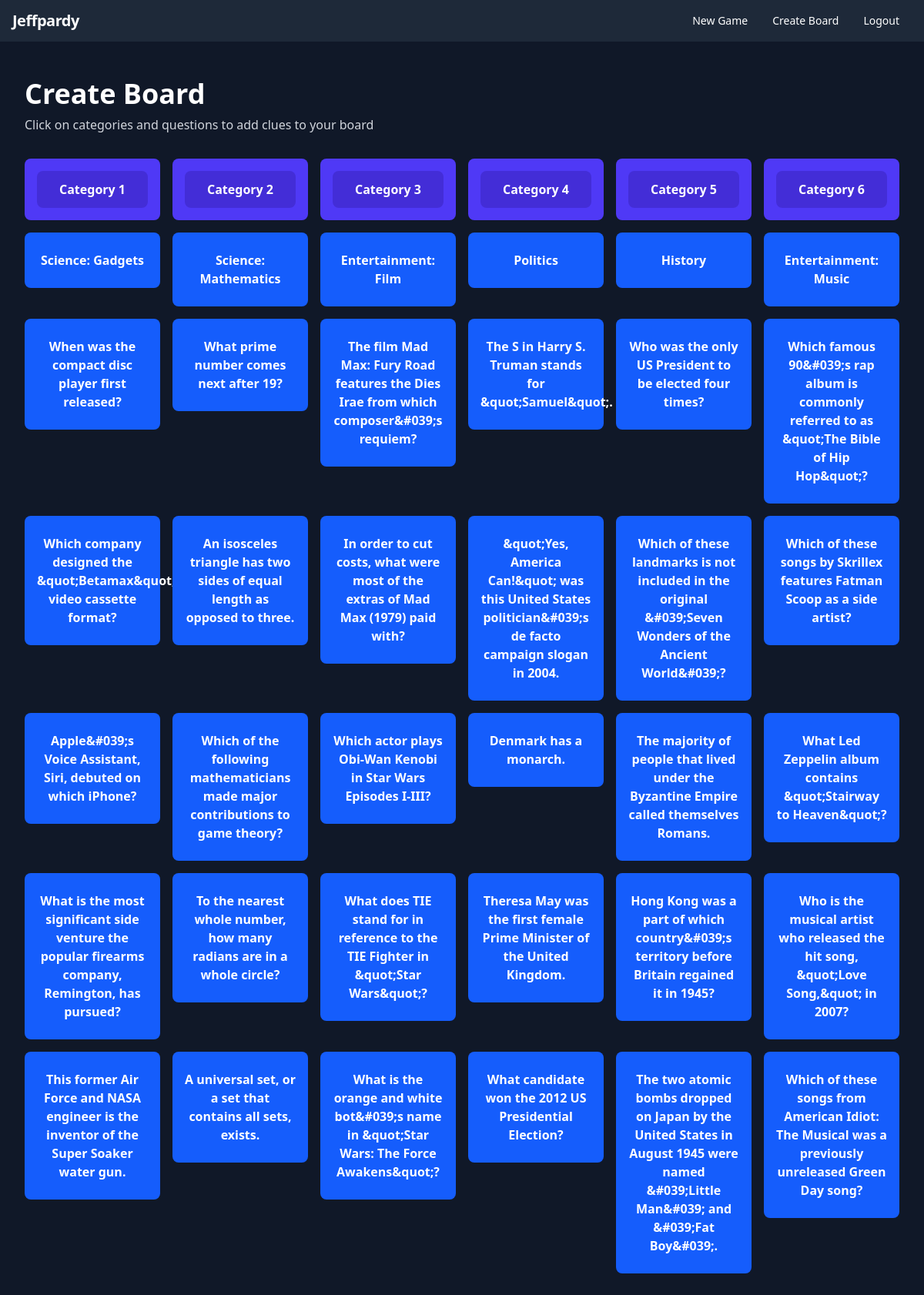
Page /create/1780414456246 on the committed database.
### tables this page shows
CREATE TABLE board (
                    title           TEXT        NOT NULL,
                    row             INTEGER     NOT NULL,
                    column          INTEGER     NOT NULL,
                    quest_cat       TEXT        NOT NULL,
                    answer          TEXT,
                    wrong1          TEXT,
                    wrong2          TEXT,
                    wrong3          TEXT,
                    point_value     INTEGER,
                    chosen          INTEGER     NOT NULL
                );

### __init__.py (the view)
@app.route("/create/<string:board>", methods=["GET", "POST"])
def create(board):
    board_text = data.get_board_text(board)
    return render_template("create.html", board_text = board_text, board = board)

### data.py (called while the page is built)
def get_board_text(title):
    db = sqlite3.connect(DB_FILE)
    c = db.cursor()
    board_text = []
    for row in range(6):
        board_text.append(c.execute(
                             'SELECT quest_cat FROM board WHERE (title, row) = (?, ?)',
                             (title, row,)
                         ).fetchall()
                     )
    board_text = clean_list_2d(board_text)
    return board_text

def clean_list(raw_output):
    clean_output = []
    for lst in raw_output:
        for item in lst:
            if str(item) != 'None' and item != "":
                clean_output += [item]
    return clean_output

def clean_list_2d(raw_output):
    clean_output = []
    for lst in raw_output:
        clean_output += [clean_list(lst)]
    return clean_output

### templates/create.html (shortened to what this page needs)
<!doctype html>
<html class="h-full bg-gray-900">
  <head>
    <script src="https://cdn.jsdelivr.net/npm/@tailwindcss/browser@4"></script>
  </head>
  <body class="h-full">
    <nav
      class="bg-gray-800 text-white py-3 px-4 flex items-center justify-between"
    >
      <a class="font-bold text-xl tracking-tight" href="/home">Jeffpardy</a>
      <div class="flex items-center">
        <a
          class="text-sm px-4 py-2 leading-none rounded-full hover:bg-gray-700"
          href="/find_or_create_room"
          >New Game</a
        >
        <a
          class="text-sm px-4 py-2 leading-none rounded-full hover:bg-gray-700"
          href="/create_board"
          >Create Board</a
        >
        <a
          class="text-sm px-4 py-2 leading-none rounded-full hover:bg-gray-700"
          href="/logout"
          >Logout</a
        >
      </div>
    </nav>
    <div class="min-h-screen bg-gray-900 py-12 px-4 sm:px-6 lg:px-8">
      <div class="max-w-7xl mx-auto">
        <h1 class="text-4xl font-bold text-white mb-2">Create Board</h1>
        <p class="text-gray-300 mb-8">
          Click on categories and questions to add clues to your board
        </p>
        <div class="grid grid-cols-6 gap-4">
          {% for col in range(6) %}
          <div class="bg-indigo-600 rounded-lg p-4">
            <button
              class="w-full bg-indigo-700 hover:bg-indigo-600 text-white font-bold py-3 px-2 rounded-lg text-center transition duration-200"
            >
              Category {{ col + 1 }}
            </button>
          </div>
          {% endfor %}
          {% for row in range(6) %} {% for column in range(6) %}
          <div>
            <a
              href="{{ url_for('edit', board = board, row = row, column = column) }}"
            >
              <button
                type="button"
                class="w-full bg-blue-600 hover:bg-blue-500 text-white font-bold py-6 px-4 rounded-lg transition duration-200 text-center"
              >
                {{ board_text[row][column] }}
              </button>
            </a>
          </div>
          {% endfor %} {% endfor %}
        </div>
      </div>
    </div>
  </body>
</html>

### rows in the picture
board: quest_cat "Science: Gadgets"
board: quest_cat "Science: Mathematics"
board: quest_cat "Entertainment: Film"
board: quest_cat "Politics"
board: quest_cat "History"
board: quest_cat "Entertainment: Music"
board: quest_cat "When was the compact disc player first released?"
board: quest_cat "What prime number comes next after 19?"
board: quest_cat "The film Mad Max: Fury Road features the Dies Irae from which composer&#039;s requiem?"
board: quest_cat "The S in Harry S. Truman stands for &quot;Samuel&quot;."
board: quest_cat "Who was the only US President to be elected four times?"
board: quest_cat "Which famous 90&#039;s rap album is commonly referred to as &quot;The Bible of Hip Hop&quot;?"
board: quest_cat "Which company designed the &quot;Betamax&quot; video cassette format?"
board: quest_cat "An isosceles triangle has two sides of equal length as opposed to three."
board: quest_cat "In order to cut costs, what were most of the extras of Mad Max (1979) paid with?"
board: quest_cat "&quot;Yes, America Can!&quot; was this United States politician&#039;s de facto campaign slogan in 2004."
board: quest_cat "Which of these landmarks is not included in the original &#039;Seven Wonders of the Ancient World&#039;?"
board: quest_cat "Which of these songs by Skrillex features Fatman Scoop as a side artist?"
board: quest_cat "Apple&#039;s Voice Assistant, Siri, debuted on which iPhone?"
board: quest_cat "Which of the following mathematicians made major contributions to game theory?"
board: quest_cat "Which actor plays Obi-Wan Kenobi in Star Wars Episodes I-III?"
board: quest_cat "Denmark has a monarch."
board: quest_cat "The majority of people that lived under the Byzantine Empire called themselves Romans."
board: quest_cat "What Led Zeppelin album contains &quot;Stairway to Heaven&quot;?"
board: quest_cat "What is the most significant side venture the popular firearms company, Remington, has pursued?"
board: quest_cat "To the nearest whole number, how many radians are in a whole circle?"
board: quest_cat "What does TIE stand for in reference to the TIE Fighter in &quot;Star Wars&quot;?"
board: quest_cat "Theresa May was the first female Prime Minister of the United Kingdom."
board: quest_cat "Hong Kong was a part of which country&#039;s territory before Britain regained it in 1945?"
board: quest_cat "Who is the musical artist who released the hit song, &quot;Love Song,&quot; in 2007?"
board: quest_cat "This former Air Force and NASA engineer is the inventor of the Super Soaker water gun."
board: quest_cat "A universal set, or a set that contains all sets, exists."
board: quest_cat "What is the orange and white bot&#039;s name in &quot;Star Wars: The Force Awakens&quot;?"
board: quest_cat "What candidate won the 2012 US Presidential Election?"
board: quest_cat "The two atomic bombs dropped on Japan by the United States in August 1945 were named &#039;Little Man&#039; and &#039;Fat Boy&#039;."
board: quest_cat "Which of these songs from American Idiot: The Musical was a previously unreleased Green Day song?"

### other values in the picture
{{ col + 1 }} "1" "2" "3" "4" "5" "6"
